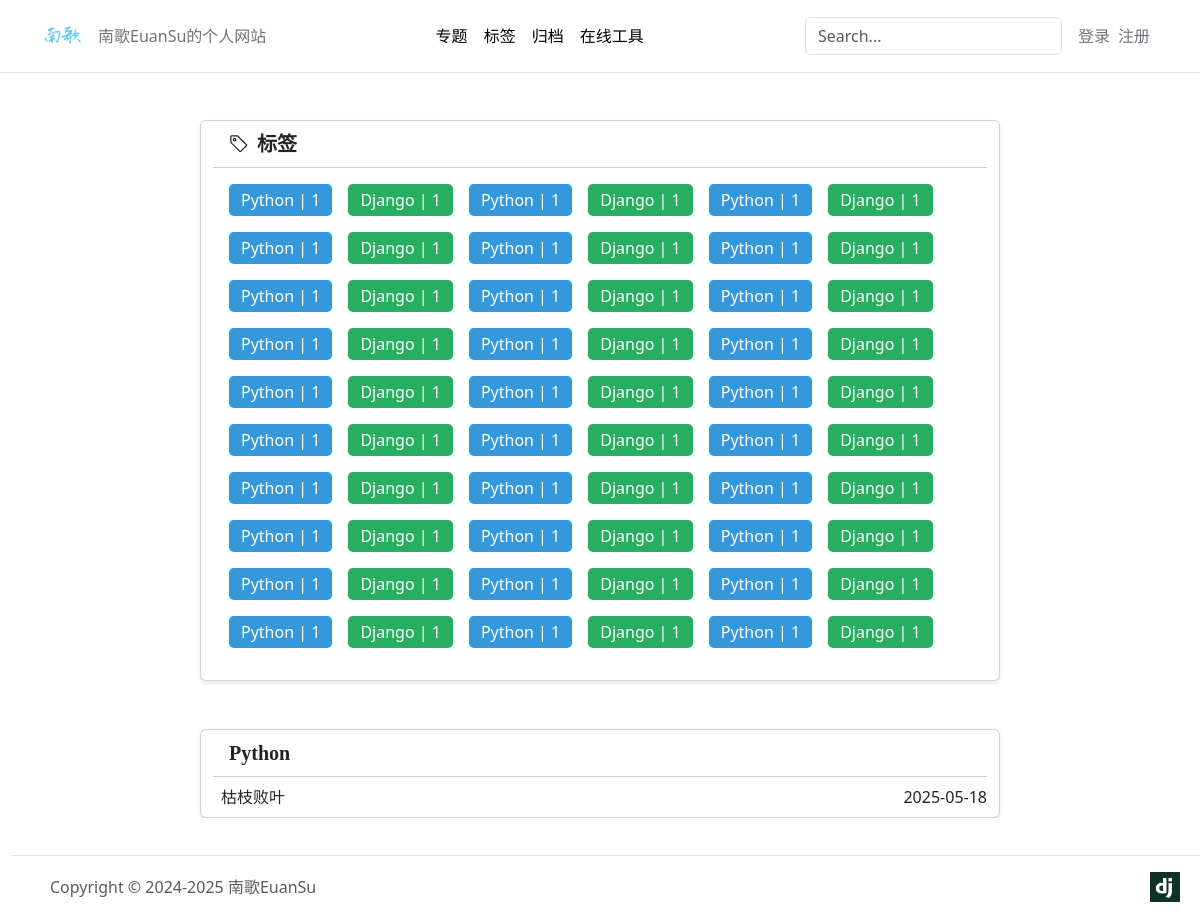
Before: /article/tag/1/ with the older database file.
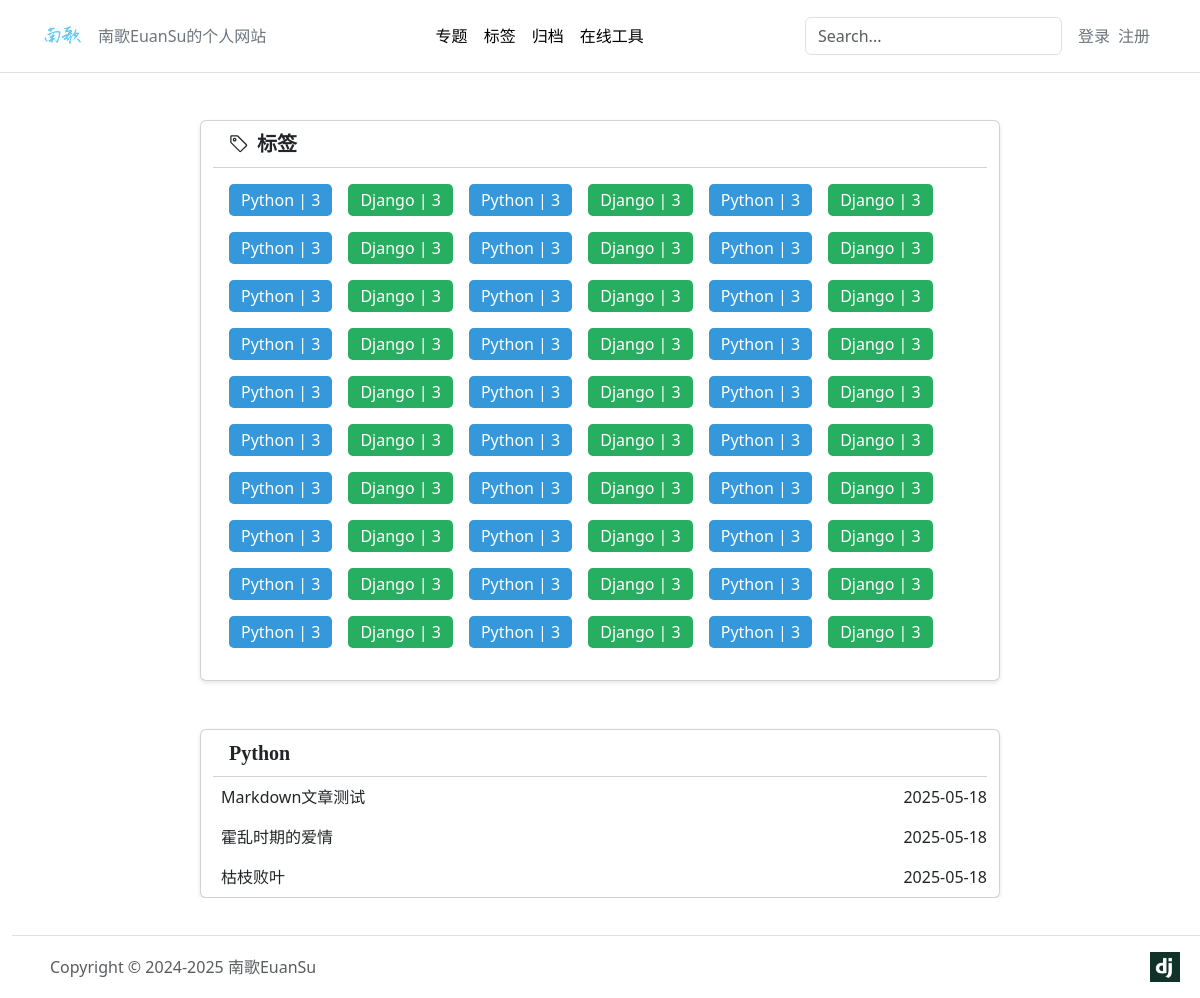
After: the same page with the newer database file.
### apps/article/models.py (models this page shows, shortened)
class ArticleTag(models.Model):
    name = models.CharField(max_length=100, unique=True)

class ArticlePost(models.Model):
    uuid = models.UUIDField(primary_key=True, default=uuid.uuid4, editable=False)
    author = models.ForeignKey(settings.AUTH_USER_MODEL, on_delete=models.CASCADE)
    title = models.CharField(max_length=100)
    body = models.TextField()  # 保存 Markdown 文本
    created = models.DateTimeField(default=timezone.now)
    updated = models.DateTimeField(auto_now=True)
    is_deleted = models.BooleanField(default=False)
    category = models.ForeignKey(Category, on_delete=models.CASCADE)
    tag = models.ManyToManyField(ArticleTag, blank=True)
    class Meta:
        ordering = ('-created',)

### apps/article/views.py (the view)
# urls.py: path('tag/<int:id>/', views.article_tag_detail, name='article_tag_detail'),
def article_tag_detail(request, id):
    context = {"status": 0, "message": "success"}
    tagQuery = ArticleTag.objects.all()
    tag_color = ["bg-blue", "bg-green", "bg-purple", "bg-pink", "bg-teal", "bg-gold", "bg-brown"]
    tag_list = [
        {
            "id":tag.id,
            "name":tag.name,
            "count":tag.articlepost_set.count(),
            "color": tag_color[index % len(tag_color)]
            } for index,tag in enumerate(tagQuery)]
    context = {'tags': tag_list * 30}
    try:
        tag_obj = ArticleTag.objects.get(id=id)
        article_query = ArticlePost.objects.filter(tag=tag_obj).order_by('-created')
        articles_list = [{"uuid":article.uuid, "title":article.title, "created":article.created.strftime('%Y-%m-%d')} for article in article_query]
        context["articles"] = articles_list
        context["choose"] = tag_obj.name
    except:
        context["status"] = 1
        context["message"] = "要获取的标签不存在"
    return render(request, 'article/tags.html', context)

### DjangoBlog/context_processors.py (called while the page is built)
def site_settings(request):
    return {
        'SITE_NAME': settings.SITE_NAME,
    }

### templates/article/tags.html (shortened to what this page needs)
{% extends "base.html" %}
{% load static %}
{% block content %}
<div class="row mx-auto d-flex justify-content-center" style="overflow: hidden;">
    <div class="card col-8 my-5 card-shadow">
        <div class="card-header">
            <span class="crad-title">标签</span>
        </div>
        <div class="tag-container">
            {% for tag in tags %}
               <a href="{% url 'article:article_tag_detail' tag.id %}" type="button" style="text-decoration: none;" class="tag-btn {{tag.color}}">{{ tag.name }} | {{tag.count}}</a>
           {% endfor %}
       </div>
    </div>
    {% if choose %}
    <div class="card col-8 card-shadow">
        <div class="card-header">
            <span class="crad-title">{{choose}}</span>
        </div>
        {% if articles %}
            {% for article in articles %}
            <a href="{% url 'article:article_detail' article.uuid %}" class="text-decoration-none text-dark">
                <div class="ms-2 my-2 articles">
                    <span>{{article.title}}</span>
                    <span>{{article.created}}</span>
                </div>
              </a>
            {% endfor %}
            {% else %}
                <p class="text-center text-muted">暂无相关文章</p>
            {% endif %}
        {% endif %}
    </div>
</div>
{% endblock content %}

Changed rows visible on the page:
added ArticlePost: title "Markdown文章测试"
added ArticlePost: title "霍乱时期的爱情"
Other visible differences:
new list line: "Python"
new list line: "| 3"
new list line: "Django"
new list line: "2025-05-18"
list line gone: "Python"
list line gone: "| 1"
list line gone: "Django"
